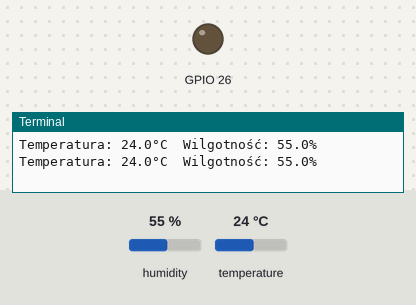
Bench run of a program on a simulated Raspberry Pi (BCM pin numbers). Parts: output pins drawn as LEDs (lit = HIGH), the last lines printed to the terminal. The test bench sets the inputs (shaded band); at power-on: temperature 24 °C, humidity 55 %.

Above: at 1.2 s.
1.3 s: temperature set to 26 °C
3.4 s: temperature set to 29 °C
At 4.8 s:
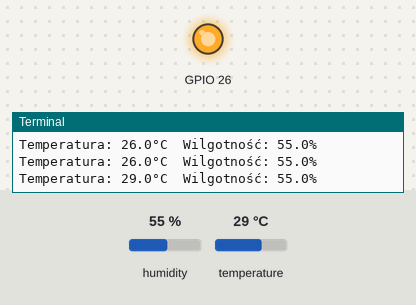
5.8 s: temperature set to 12 °C
At 7.1 s:
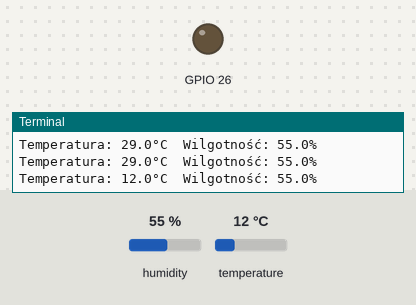
8.0 s: temperature set to 28 °C
At 9.4 s:
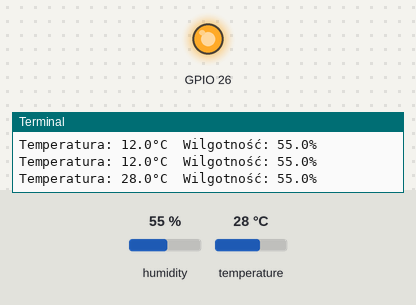
Timing chart, 0 to 11.0 s (numbered marks = the images above; inputs shaded):
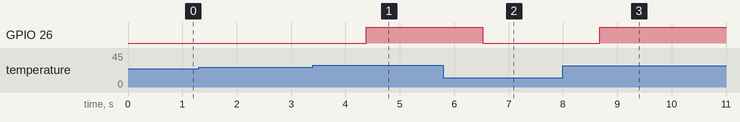

Measured:
- the behaviour switches between 27 and 28 °C on temperature (found by bisection; images 0 and 1)
- after the input at 3.4 s, GPIO 26: LOW → HIGH after 0.98 s
- after the input at 5.8 s, GPIO 26: HIGH → LOW after 0.73 s
- after the input at 8.0 s, GPIO 26: LOW → HIGH after 0.68 s

The program:

ex2.py
```python
import dht11
import RPi.GPIO as GPIO
import time


# Ustawienie GPIO
GPIO.setwarnings(False)
GPIO.setmode(GPIO.BCM)

GPIO.cleanup()

# Inicjalizacja czujnika na GPIO21
instance = dht11.DHT11(pin=21)
GPIO.setup(26, GPIO.OUT)
try:
    while True:
        # odczyt informacji z czujnika
        result = instance.read()
        if result.is_valid():
            # jezeli dane sa poprawne to wypisujemy je w consoli
            print(f"Temperatura: {result.temperature}°C  Wilgotność: {result.humidity}%")
            # jezeli temperatura jest powyzej 27.5 stopni to zapala sie dioda
            if(result.temperature > 27.5):
                GPIO.output(26,GPIO.HIGH)

            # jezeli temperatura jest ponizej 27.5 stopni to dioda gasnie
            elif(result.temperature < 27.5):
                GPIO.output(26,GPIO.LOW)

        time.sleep(1)
except KeyboardInterrupt:
    GPIO.cleanup()
```
